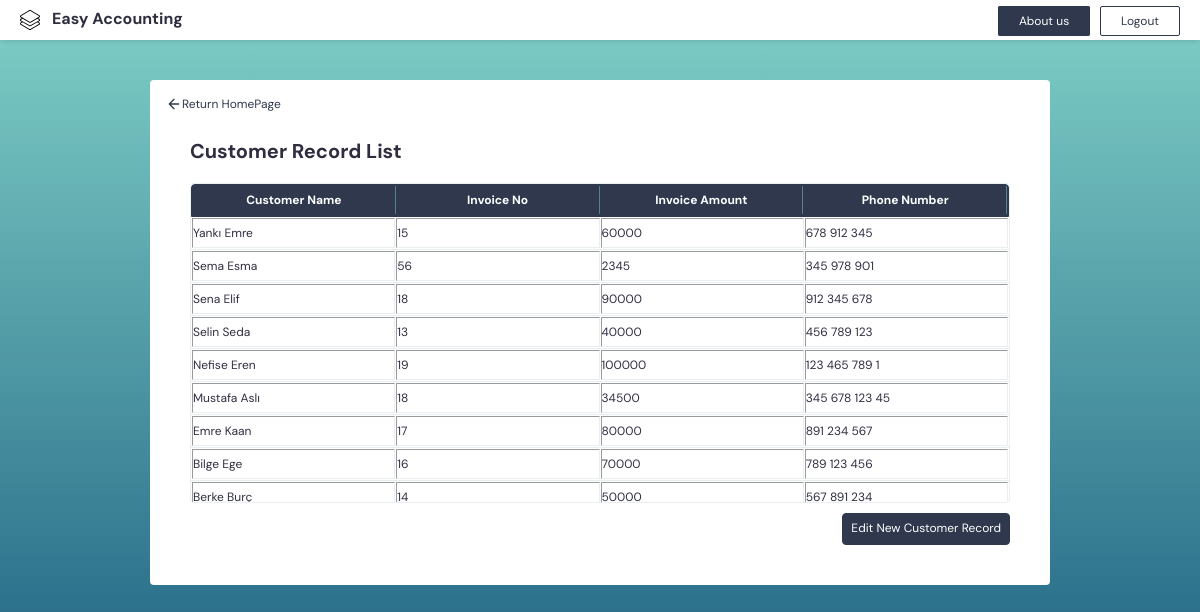
The page /Customer.php (signed in) on the database its author committed.
### tables this page shows
CREATE TABLE `customers` (
  `customer_id` int(11) NOT NULL,
  `user_id` int(11) NOT NULL,
  `customer_name` varchar(255) NOT NULL,
  `invoice_no` int(255) NOT NULL,
  `invoice_amount` int(255) NOT NULL,
  `phone_number` varchar(255) NOT NULL,
  `create_date` datetime NOT NULL DEFAULT current_timestamp()
);

### Customer.php (the view, shortened to what this page needs)
<?php
require "config.php";
$id = $_SESSION["userData"]["user_id"];
$s = "select customer_name,invoice_no, invoice_amount, phone_number,users.username from customers INNER JOIN users ON customers.user_id = users.user_id WHERE customers.user_id = '$id' ORDER BY create_date DESC ";
$result = mysqli_query($con, $s);
?>
<html>
<head>
    <link rel="stylesheet" type="text/css" href="./assets/main.css" />
    <link
        rel="stylesheet"
        type="text/css"
        href="https://cdnjs.cloudflare.com/ajax/libs/normalize/8.0.1/normalize.min.css"
    />
</head>
<body class="customer-records">
<div class="nav-bar">
            <div class="nav-header">Easy Accounting</div>
            <div class="nav-right">
                <a class="nav-link" href="About_us.php">About us</a>
                <a class="logout-btn" href="Logout.php">Logout</a>
            </div>
        </div>
        <div class="page-content">
        <a class="home-link" href="Home.php">
            <span>
                <svg xmlns="http://www.w3.org/2000/svg" viewBox="0 0 24 24" fill="none" stroke="currentColor" stroke-width="2" stroke-linecap="round" stroke-linejoin="round" class="feather feather-arrow-left"><path d="M19 12H5M12 19l-7-7 7-7"/></svg>
            </span>
            Return HomePage
        </a>
        <p class="content-header">Customer Record List</p>
        <table width="600" border="1" cellpaddin="1" cellspacing="1">
            <thead>
                <tr>
                    <th>Customer Name</th>
                    <th>Invoice No</th>
                    <th>Invoice Amount</th>
                    <th>Phone Number</th>
            </thead>
            <tbody>
                <?php
                    while($customer = mysqli_fetch_assoc($result)){
                        echo "<tr>";
                        echo "<td>".$customer['customer_name']."</td>";
                        echo "<td>".$customer['invoice_no']."</td>";
                        echo "<td>".$customer['invoice_amount']."</td>";
                        echo "<td>".$customer['phone_number']."</td>";
                        echo "</tr>";
                    }
                ?>
            </tbody>
        </table>
        <a class="page-link" href="Add_Customer.php">Edit New Customer Record</a>
        </div>
</body>
</html>

### assets/main.css (style rules this page uses)
* { -webkit-box-sizing: border-box; box-sizing: border-box; }
:root { font-size: 14px; font-family: 'DM Sans', sans-serif; -webkit-font-smoothing: antialiased; -moz-osx-font-smoothing: grayscale; color: #2f2e41; }
body { width: 100%; height: 100vh; margin: 0; background-image: -webkit-gradient(linear, left bottom, left top, from(#13547a), to(#80d0c7)); background-image: linear-gradient(0deg, #13547a 0%, #80d0c7 100%); background-repeat: no-repeat; overflow: hidden; display: -webkit-box; display: -ms-flexbox; display: flex; -webkit-box-orient: vertical; -webkit-box-direction: normal; -ms-flex-direction: column; flex-direction: column; }
.page-content { position: relative; background-color: #fff; border-radius: 4px; max-width: 900px; width: 100%; height: auto; max-height: 80vh; margin: 40px auto; padding: 40px; overflow-y: auto; overflow-x: hidden; }
.nav-bar { display: -webkit-box; display: -ms-flexbox; display: flex; -webkit-box-pack: justify; -ms-flex-pack: justify; justify-content: space-between; -webkit-box-align: center; -ms-flex-align: center; align-items: center; width: 100%; background: #fff; padding: 10px 20px; -webkit-box-shadow: 0 2px 6px -2px rgba(0, 0, 0, 0.2); box-shadow: 0 2px 6px -2px rgba(0, 0, 0, 0.2); }
.nav-header { font-size: 16px; font-weight: 700; }
.nav-header:before { content: ''; display: inline-block; background-repeat: no-repeat; vertical-align: middle; background-size: 20px; width: 20px; height: 20px; margin-right: 12px; left: 0; }
.content-header { font-size: 20px; font-weight: 700; }
.btn-record, .page-link { float: right; border: 1px solid #27E784; background-color: #27E784; color: #fff; padding: 8px; cursor: pointer; border-radius: 4px; min-width: 100px; }
.page-link { text-decoration: none; font-size: 12px; }
.page-content .page-link { background-color: #2f384d; border-color: #2f384d; }
.nav-bar a { text-decoration: none; font-size: 12px; padding: 6px 20px; -webkit-transition: .2s ease-in; transition: .2s ease-in; border-radius: 2px; border: 1px solid #2f384d; }
.nav-bar a:not(:last-child) { margin: 0 6px; }
.nav-link { background-color: #2f384d; color: #fff; -webkit-transition: .2s ease-in; transition: .2s ease-in; }
.home-link { position: absolute; text-decoration: none; color: #2f384d; font-size: 12px; display: -webkit-box; display: -ms-flexbox; display: flex; -webkit-box-align: center; -ms-flex-align: center; align-items: center; line-height: 16px; top: 16px; left: 16px; }
.home-link span { width: 16px; height: 16px; }
.home-link svg { width: 16px; height: 16px; }
.logout-btn { padding: 6px 20px; color: #2f384d; -webkit-transition: .2s ease-in; transition: .2s ease-in; border-radius: 2px; }
th, td { padding: 6px 0; }
thead th:not(:last-child), thead th:not(:first-child) { border-right: 1px solid #57838A; }
table { width: 100%; border: 1px solid #E9EFF0; border-radius: 4px; display: -webkit-box; display: -ms-flexbox; display: flex; -webkit-box-orient: vertical; -webkit-box-direction: normal; -ms-flex-flow: column; flex-flow: column; height: calc(100% - 60px); width: 100%; font-size: 12px; height: 320px; margin-bottom: 10px; }
table tbody { -webkit-box-flex: 1; -ms-flex: 1 1 auto; flex: 1 1 auto; display: block; overflow-y: scroll; }
table tbody tr { width: 100%; }
table thead, table tbody tr { display: table; table-layout: fixed; }
table tbody tr:not(:last-child) { border-bottom: 1px solid #E9EFF0; }
table thead { -webkit-box-flex: 0; -ms-flex: 0 0 auto; flex: 0 0 auto; width: 100%; background-color: #2f384d; border-top-left-radius: 4px; border-top-right-radius: 4px; border: 1px solid #2f384d; }
table thead th { color: #fff; border: 1px solid #2f384d; }
table thead tr th { background-color: #2f384d; border: none; }

### rows shown on the page
customers: customer_name "Yankı Emre", invoice_no "15", invoice_amount "60000", phone_number "678 912 345"
customers: customer_name "Sema Esma", invoice_no "56", invoice_amount "2345", phone_number "345 978 901"
customers: customer_name "Sena Elif", invoice_no "18", invoice_amount "90000", phone_number "912 345 678"
customers: customer_name "Selin Seda", invoice_no "13", invoice_amount "40000", phone_number "456 789 123"
customers: customer_name "Nefise Eren", invoice_no "19", invoice_amount "100000", phone_number "123 465 789 1"
customers: customer_name "Mustafa Aslı", invoice_no "18", invoice_amount "34500", phone_number "345 678 123 45"
customers: customer_name "Emre Kaan", invoice_no "17", invoice_amount "80000", phone_number "891 234 567"
customers: customer_name "Bilge Ege", invoice_no "16", invoice_amount "70000", phone_number "789 123 456"
customers: customer_name "Berke Burç", invoice_no "14", invoice_amount "50000", phone_number "567 891 234"
